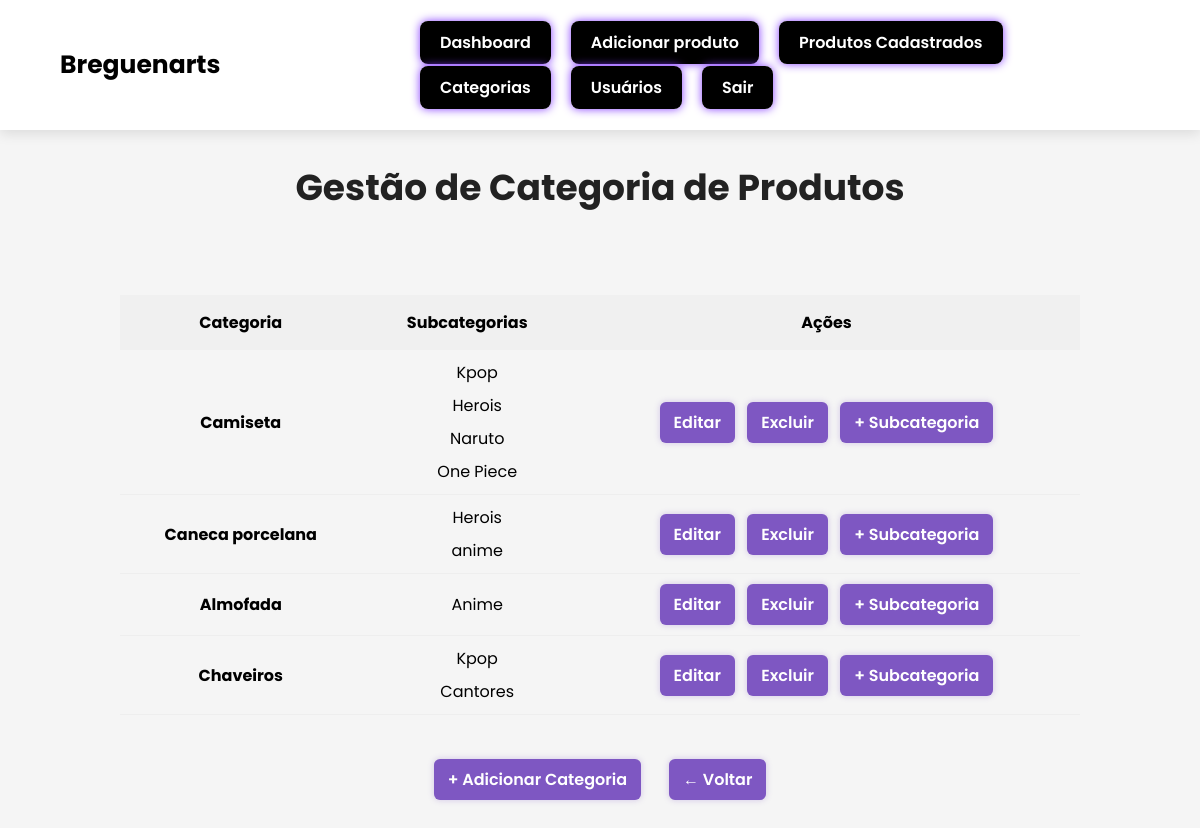
Before: /produtos/categorias/ with the older database file.
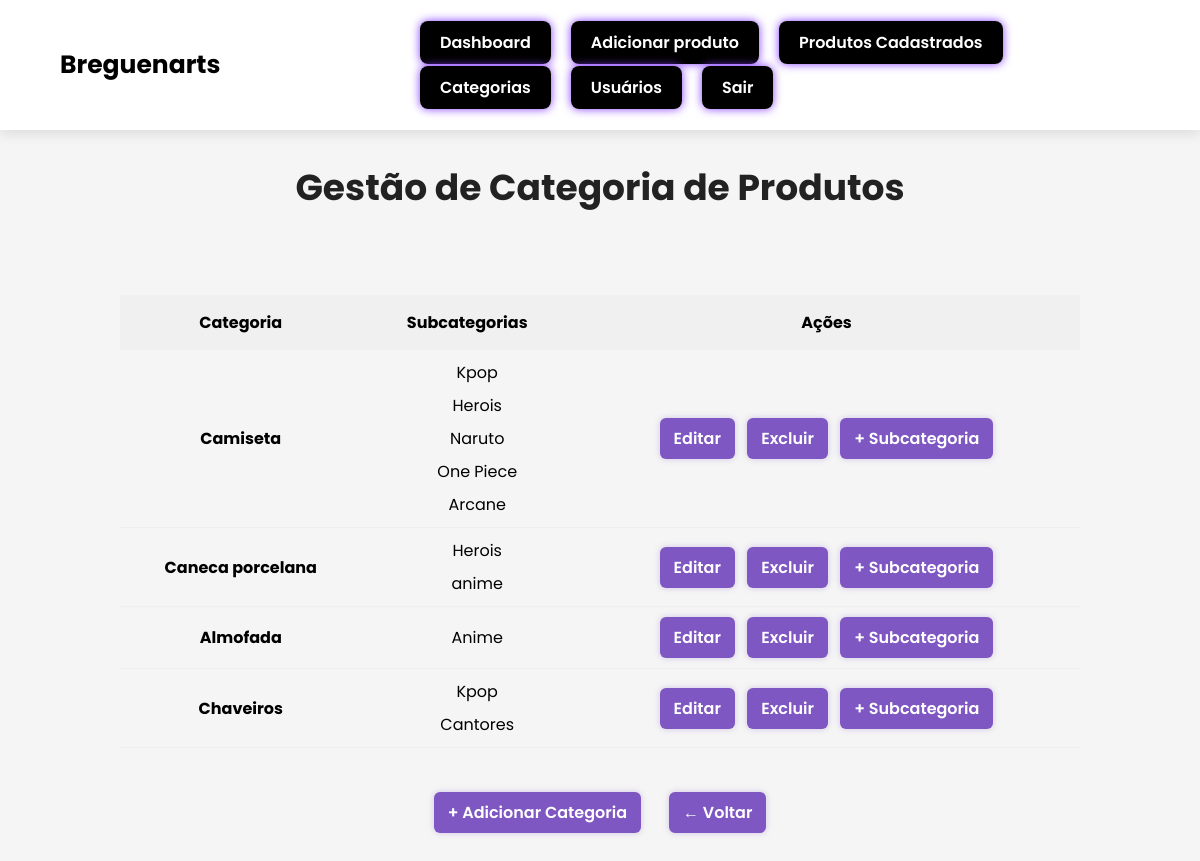
After: the same page with the newer database file.
### produtos/models.py (models this page shows, shortened)
class Categoria(models.Model):
    nome = models.CharField(max_length=50)

class Subcategoria(models.Model):
    nome = models.CharField(max_length=50)
    categoria = models.ForeignKey(Categoria, on_delete=models.CASCADE)

### produtos/views.py (the view)
# urls.py: path('categorias/', views.gestao_categorias, name='gestao_categorias'),
def gestao_categorias(request):
    categorias = Categoria.objects.all()
    subcategorias_por_categoria = {
        cat.id: Subcategoria.objects.filter(categoria=cat)
        for cat in categorias
    }
    return render(request, 'produtos/gestao_categorias.html', {
        'categorias': categorias,
        'subcategorias_por_categoria': subcategorias_por_categoria
    })

### templates/produtos/gestao_categorias.html (shortened to what this page needs)
{% extends 'bases/base_admin_produto.html' %}
{% load static %}
{% block page_title %}Gestão de Categoria de Produtos{% endblock %}
{% block content %}
<link rel="stylesheet" href="{% static 'css/produtos.css' %}" />
<div style="max-width: 1000px; margin: 0 auto; padding: 40px 20px;">
  <table class="tabela-categorias" style="width: 100%; border-collapse: collapse; text-align: center;">
    <thead>
      <tr style="background-color: #f0f0f0;">
        <th style="padding: 15px;">Categoria</th>
        <th style="padding: 15px;">Subcategorias</th>
        <th style="padding: 10px; text-align: center;">Ações</th>
      </tr>
    </thead>
    <tbody>
      {% for cat in categorias %}
      <tr style="border-bottom: 1px solid #ddd;">
        <td style="padding: 10px;"><strong>{{ cat.nome }}</strong></td>
        <td style="padding: 10px;">
          {% with subs=cat.subcategoria_set.all %}
            {% if subs %}
              <ul style="margin: 0; padding-left: 20px;">
                {% for sub in subs %}
                  <li>{{ sub.nome }}</li>
                {% endfor %}
              </ul>
            {% else %}
              <em>Sem subcategorias</em>
            {% endif %}
          {% endwith %}
        </td>
        <td style="padding: 10px; text-align: center;">
          <a href="{% url 'editar_categoria' cat.id %}" class="botao-acao" style="margin: 0 4px;">Editar</a>
          <form method="post" action="{% url 'excluir_categoria' cat.id %}" style="display: inline">
            <button type="submit" class="botao-acao" style="margin: 0 4px;">Excluir</button>
          </form>
          <a href="{% url 'adicionar_subcategoria' %}?categoria_id={{ cat.id }}" class="botao-acao" style="margin: 0 4px;">+ Subcategoria</a>
        </td>
      </tr>
      {% endfor %}
    </tbody>
  </table>
  <div style="margin-top: 40px; display: flex; justify-content: center; gap: 20px;">
    <a href="{% url 'adicionar_categoria' %}" class="botao-acao">+ Adicionar Categoria</a>
    <a href="javascript:history.back()" class="botao-acao">← Voltar</a>
  </div>
</div>
{% endblock %}

Changed rows visible on the page:
added Subcategoria: nome "Arcane", shown under Categoria "Camiseta"
